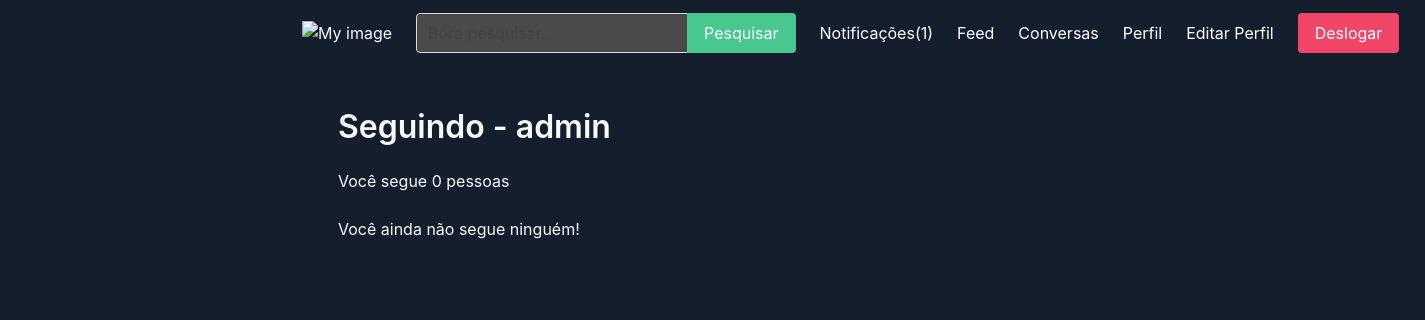
The page /u/admin/follows/ (signed in) on the database as committed earlier.
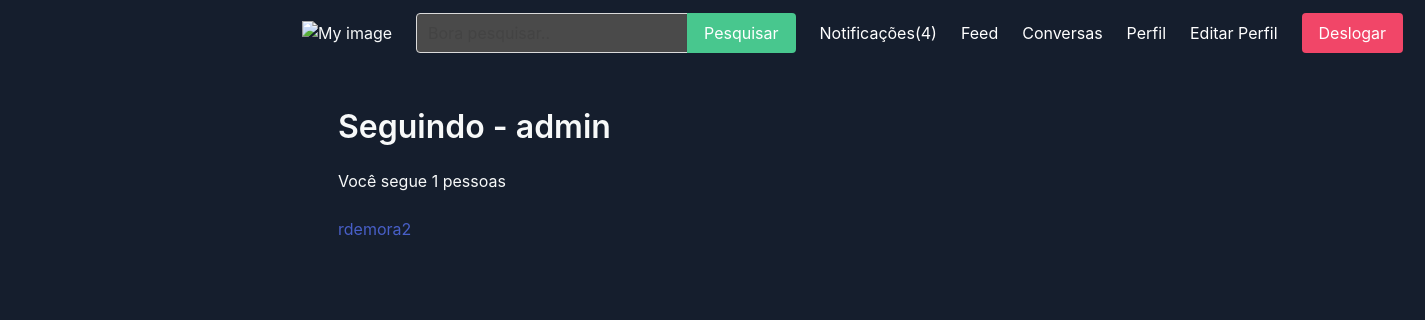
The same page on the database as committed later.
### apps/profile/models.py (models this page shows)
class profile(models.Model):
    user = models.OneToOneField(User, on_delete=models.CASCADE)
    follows = models.ManyToManyField('self', related_name='followed_by', symmetrical=False)
    avatar = models.ImageField(upload_to='uploads/', blank=True, null=True)

### apps/profile/views.py (the view)
# urls.py: path('u/<str:username>/follows/', follows, name='follows'),
def follows(request, username):
    user = get_object_or_404(User, username=username)
    return render(request, 'profile/follows.html', {'user': user})

### apps/notification/context_processors.py (called while the page is built)
def notifications(request):
    if request.user.is_authenticated:
        return {'notifications': request.user.notifications.filter(is_read=False)}
    else:
        return {'notifications': []}

### apps/profile/templates/profile/follows.html
{% extends 'core/base.html' %} {% load humanize %} {% block content %}
<div class="container">
  <div class="columns">
    <div class="column is-12">
      <h1 class="title">Seguindo - {{ user.username }}</h1>
      <p>Você segue {{ user.profile.follows.count }} pessoas</p>
    </div>
  </div>
  <div class="columns">
    <div class="column is-8">
      {% for oinker in user.profile.follows.all %}
      <p>
        <a href="{% url 'profile' oinker.user.username %}"
          >{{ oinker.user.username }}</a
        >
      </p>
      {% empty %} {% if request.user == user %}
      <p>Você ainda não segue ninguém!</p>
      {% else %}
      <p>{{ user.username }} isnt't following anyone!</p>
      {% endif %} {% endfor %}
    </div>
  </div>
</div>
{% endblock %}

Rows that differ between the two databases and show on the page:
added profile: user.username "rdemora2"
Other text that changed with them:
{{ notifications.count }}: "1" → "4"
{{ user.profile.follows.count }}: "0" → "1"
text no longer shown: "Você ainda não segue ninguém!"
